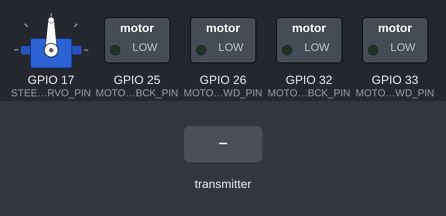
The sketch below on a simulated ESP32. Parts: servo, switched loads named in the sketch (green lamp = pin HIGH). The test bench sets the inputs (shaded band). WiFi joins after 1.5 s; servers stay silent unless stated; no radio packets arrive unless stated; what the sketch prints to the serial monitor is not drawn.

Above: at 2.7 s.
2.8 s: the transmitter starts sending rcDataArray.0 = 0
At 3.1 s:
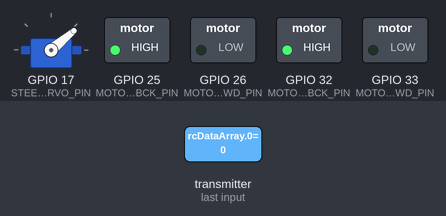
4.3 s: the transmitter starts sending rcDataArray.1 = 64
At 5.5 s:
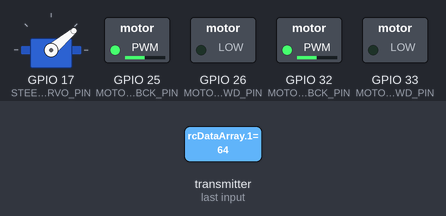
5.8 s: the transmitter starts sending rcDataArray.2 = 64
At 6.6 s:
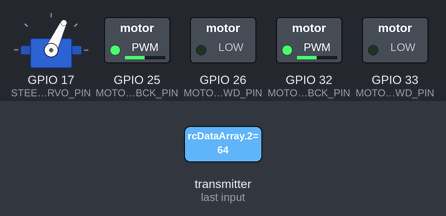
7.3 s: the transmitter starts sending rcDataArray.1 = 0
At 7.8 s:
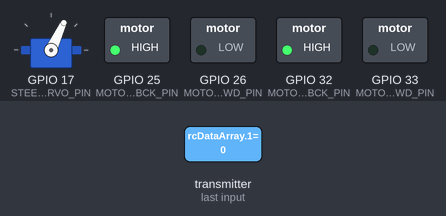
8.8 s: the transmitter starts sending rcDataArray.2 = 0
At 10.0 s:
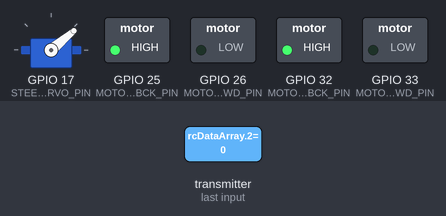
10.3 s: the transmitter starts sending rcDataArray.1 = 128
At 11.2 s:
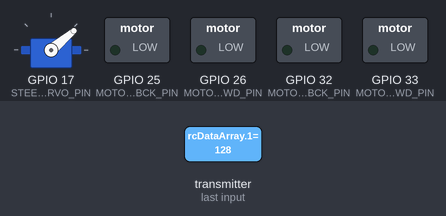
Timing chart, 0 to 12.8 s (numbered marks = the images above; inputs shaded):
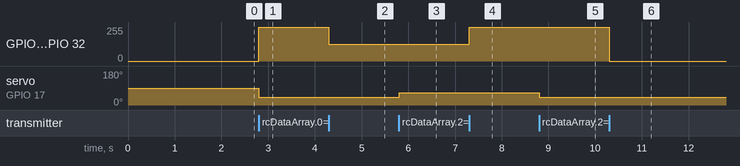

The sketch:

ESP32_Car.ino
```cpp
#include <WiFi.h>
#include <WiFiUdp.h>
#include "RF24.h"
#include "ESP32Servo.h"


const char WIFI_SSID[] = "wifi_name";
const char WIFI_PASS[] = "wifi_password";

const char PC_IP[] = "192.168.0.21";  // Local pc address.
const int PORT = 5010;


// Radio nRF24L01 module.
const int CSN_PIN = 21;
const int CE_PIN = 22;
const byte ADDRESS[6] = "RCCAR";


// Controls pins for the motor drivers.
const int MOTORS_LEFT_FWD_PIN = 26;   // Left motors forward
const int MOTORS_LEFT_BCK_PIN = 25;   // Left motors backwards
const int MOTORS_RIGHT_FWD_PIN = 33;  // Right motors forward
const int MOTORS_RIGHT_BCK_PIN = 32;  // Right motors backwards

const int STEERING_SERVO_PIN = 17;
const int STEERING_SERVO_ANGLE_MID = 90;  // The middle angle for the servo, resting position.
const int STEERING_SERVO_ANGLE_LIMIT = 50;  // Steering max angle allowed.


// PWM channels to control the motors.
// 2-3 pwm channels are for the left motors (forward and backwards), 4-5 for the right motors.
const int PWM_CHANNELS[] = { 2, 3, 4, 5 };
const int PWM_FREQ = 500;
const int PWM_RES = 8;


const int JOYSTICK_RESTING_VALUE = 127;


// This array holds the data that is received from the remote controller (RC).
// The order and length of this array has to match with the array in the transmitter (Attiny88).
// Order: joystickLX, joystickLY, joystickRX, joystickRY, btnLeft, btnRight.
const int NUM_OF_RC_DATA_ITEMS = 6;
byte rcDataArray[NUM_OF_RC_DATA_ITEMS];

// This array holds the received values from the pc.
const int ITEMS_TO_RECV = 3;  // Number of items in list/array receiving from pc.
byte receivedPcValues[ITEMS_TO_RECV];


WiFiUDP udp;

RF24 radio(CE_PIN, CSN_PIN);
Servo steeringServo;


void setup() {
    Serial.begin(115200);

    connectToWiFi();
    udp.begin(PORT);

    initRadio();
    initPwm();

    steeringServo.write(STEERING_SERVO_ANGLE_MID);
    steeringServo.attach(STEERING_SERVO_PIN);
}


void loop() {
    receiveDataFromPc();

    if (!radio.available()) {
        return;
    }

    // Read data from the remote controller.
    radio.read(&rcDataArray, sizeof(rcDataArray));

    sendDataToPc(rcDataArray);

    handleVerticalMovement();
    handleSteering();
}


/// @brief Connect the ESP32 to the WiFi.
void connectToWiFi() {
    Serial.print("Connecting to ");
    Serial.print(WIFI_SSID);

    WiFi.begin(WIFI_SSID, WIFI_PASS);

    while (WiFi.status() != WL_CONNECTED) {
        delay(500);
        Serial.print(".");
    }

    Serial.println("");
    Serial.println("WiFi Connected");
    Serial.print("IP address: ");
    Serial.println(WiFi.localIP());
}


/// @brief Initialise radio nrf module to receive data from rc.
void initRadio() {
    if (!radio.begin()) {
        while (1) {}
    }

    radio.openReadingPipe(1, ADDRESS);
    radio.setPALevel(RF24_PA_HIGH);
    radio.setDataRate(RF24_2MBPS);

    radio.startListening();
}


/// @brief Initialise pwm channels for motor controls.
void initPwm() {
    int numOfChannels = sizeof(PWM_CHANNELS) / sizeof(PWM_CHANNELS[0]);

    for (int i = 0; i < numOfChannels; i++) {
        int channel = PWM_CHANNELS[i];
        ledcSetup(channel, PWM_FREQ, PWM_RES);
    }

    ledcAttachPin(MOTORS_LEFT_FWD_PIN, PWM_CHANNELS[0]);
    ledcAttachPin(MOTORS_LEFT_BCK_PIN, PWM_CHANNELS[1]);
    ledcAttachPin(MOTORS_RIGHT_FWD_PIN, PWM_CHANNELS[2]);
    ledcAttachPin(MOTORS_RIGHT_BCK_PIN, PWM_CHANNELS[3]);
}


/// @brief Based on the position of the left joystick, move car forwards or backwards.
void handleVerticalMovement() {
    int joystickLeftY = rcDataArray[1];

    if (joystickLeftY > JOYSTICK_RESTING_VALUE) {
        int speed = map(joystickLeftY, JOYSTICK_RESTING_VALUE + 1, 255, 0, 255);
        forward(speed);
    }
    else if (joystickLeftY < JOYSTICK_RESTING_VALUE) {
        int speed = map(joystickLeftY, JOYSTICK_RESTING_VALUE - 1, 0, 0, 255);
        backward(speed);
    }
    else {
        stopCar();
    }
}


/// @brief Based on the position of the right joystick, control car steering servo.
void handleSteering() {
    int joystickRightX = rcDataArray[2];

    int minSteeringAngle = STEERING_SERVO_ANGLE_MID - STEERING_SERVO_ANGLE_LIMIT;
    int maxSteeringAngle = STEERING_SERVO_ANGLE_MID + STEERING_SERVO_ANGLE_LIMIT;

    int servoValue = map(joystickRightX, 0, 255, minSteeringAngle, maxSteeringAngle);

    steeringServo.write(servoValue);
}


/// @brief Send data to the PC using the UDP connection.
/// @param dataToSend The data byte array to send to the PC.
void sendDataToPc(byte dataToSend[]) {
    udp.beginPacket(PC_IP, PORT);
    udp.write(dataToSend, NUM_OF_RC_DATA_ITEMS);
    udp.endPacket();
}


/// @brief Updates receivedPcValues array with values received.
void receiveDataFromPc() {
    udp.parsePacket();

    if (udp.read(receivedPcValues, ITEMS_TO_RECV) > 0) {
        printArrayValues(receivedPcValues, ITEMS_TO_RECV, " ");
    }
}


/// @brief Prints array values to serial.
/// @param array The array to print values of.
/// @param arrayLength Array length.
/// @param spacer The spacer that will be in-between each value when printed.
void printArrayValues(byte array[], int arrayLength, String spacer) {
    for (int i = 0; i < arrayLength; i++) {
        int value = array[i];

        Serial.print(value);
        Serial.print(spacer);
    }

    Serial.println("");
}


/// @brief Move car forwards.
/// @param speed Speed of the car.
void forward(int speed) {
    ledcWrite(PWM_CHANNELS[0], speed);
    ledcWrite(PWM_CHANNELS[1], 0);
    ledcWrite(PWM_CHANNELS[2], speed);
    ledcWrite(PWM_CHANNELS[3], 0);
}


/// @brief Move car backwards.
/// @param speed Speed of the car.
void backward(int speed) {
    ledcWrite(PWM_CHANNELS[0], 0);
    ledcWrite(PWM_CHANNELS[1], speed);
    ledcWrite(PWM_CHANNELS[2], 0);
    ledcWrite(PWM_CHANNELS[3], speed);
}


/// @brief Stop the car.
void stopCar() {
    ledcWrite(PWM_CHANNELS[0], 0);
    ledcWrite(PWM_CHANNELS[1], 0);
    ledcWrite(PWM_CHANNELS[2], 0);
    ledcWrite(PWM_CHANNELS[3], 0);
}
```

Measured:
- after the input at 2.8 s, GPIO 25 (MOTORS_LEFT_BCK_PIN), GPIO 32 (MOTORS_RIGHT_BCK_PIN): 0/255 → 255/255 at once; servo on GPIO 17 (STEERING_SERVO_PIN): 90° → 40° at once
- after the input at 4.3 s, GPIO 25 (MOTORS_LEFT_BCK_PIN), GPIO 32 (MOTORS_RIGHT_BCK_PIN): 255/255 → 125/255 at once
- after the input at 5.8 s, servo on GPIO 17 (STEERING_SERVO_PIN): 40° → 65° at once
- after the input at 7.3 s, GPIO 25 (MOTORS_LEFT_BCK_PIN), GPIO 32 (MOTORS_RIGHT_BCK_PIN): 125/255 → 255/255 at once
- after the input at 8.8 s, servo on GPIO 17 (STEERING_SERVO_PIN): 65° → 40° at once
- after the input at 10.3 s, GPIO 25 (MOTORS_LEFT_BCK_PIN), GPIO 32 (MOTORS_RIGHT_BCK_PIN): 255/255 → 0/255 at once
